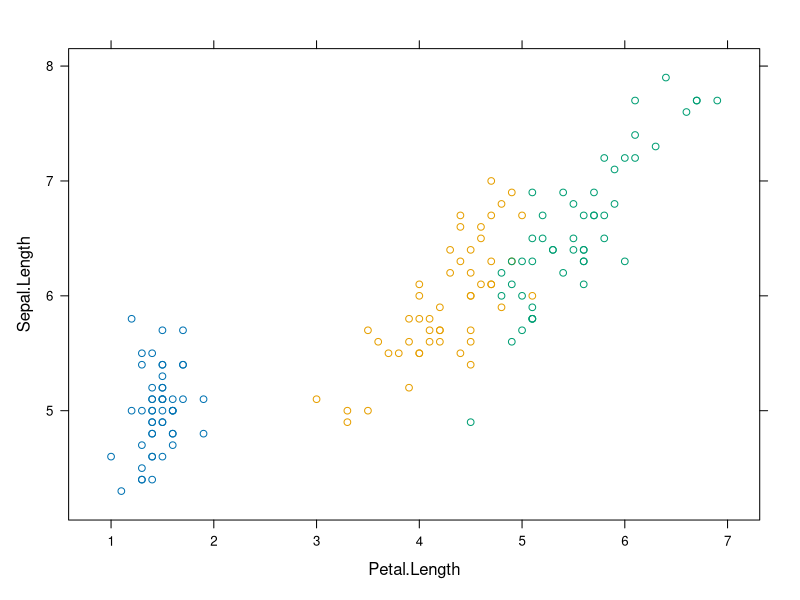
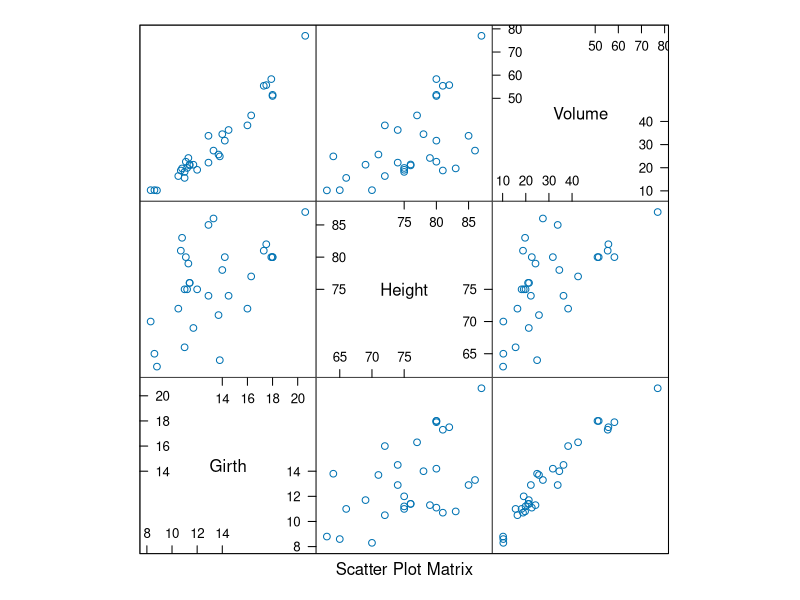
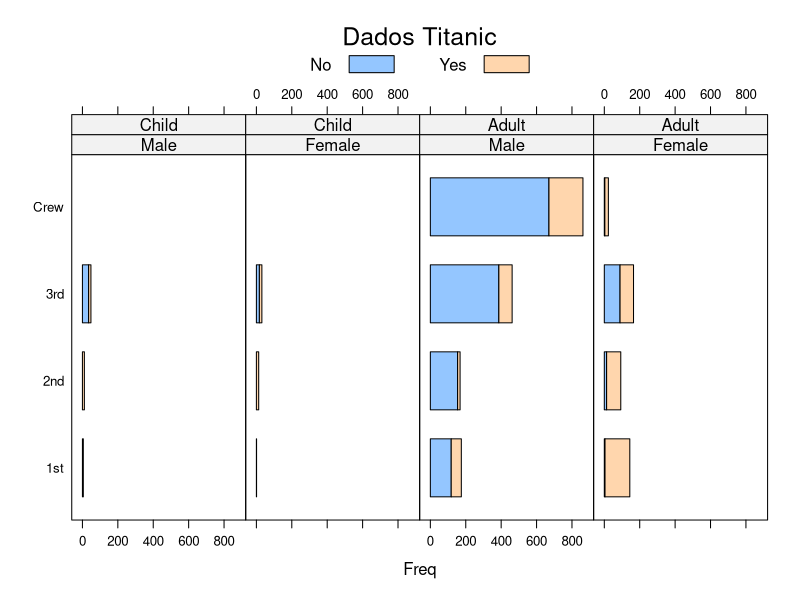
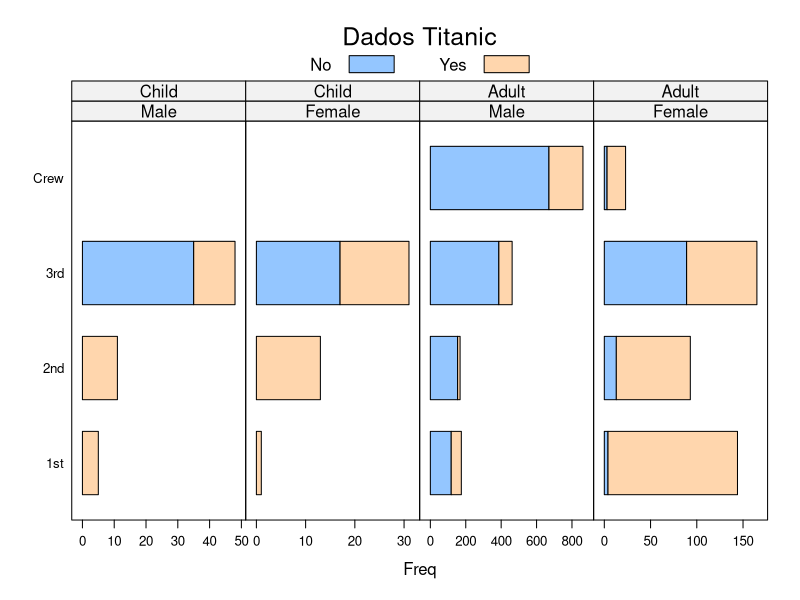
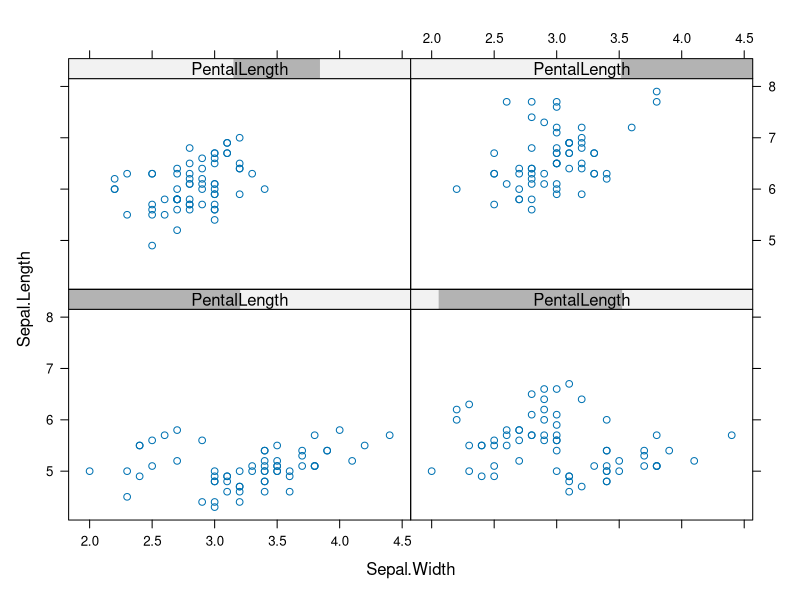
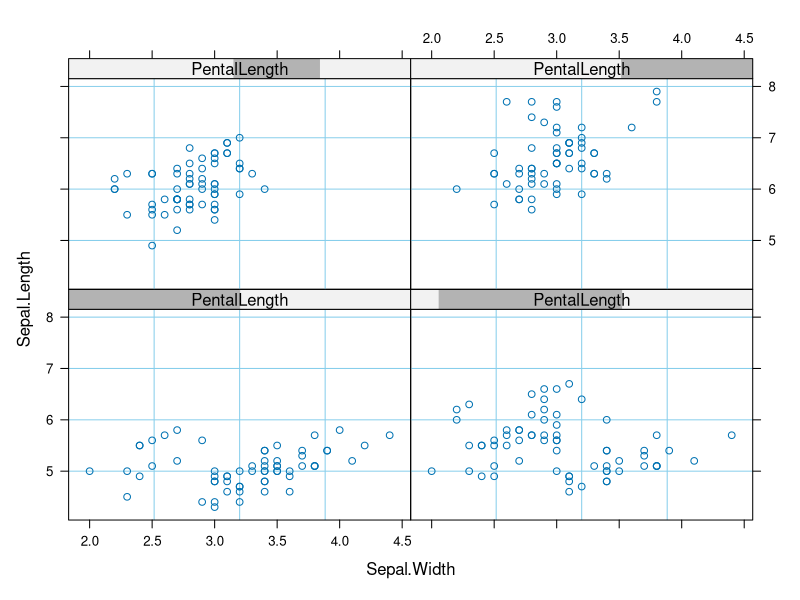
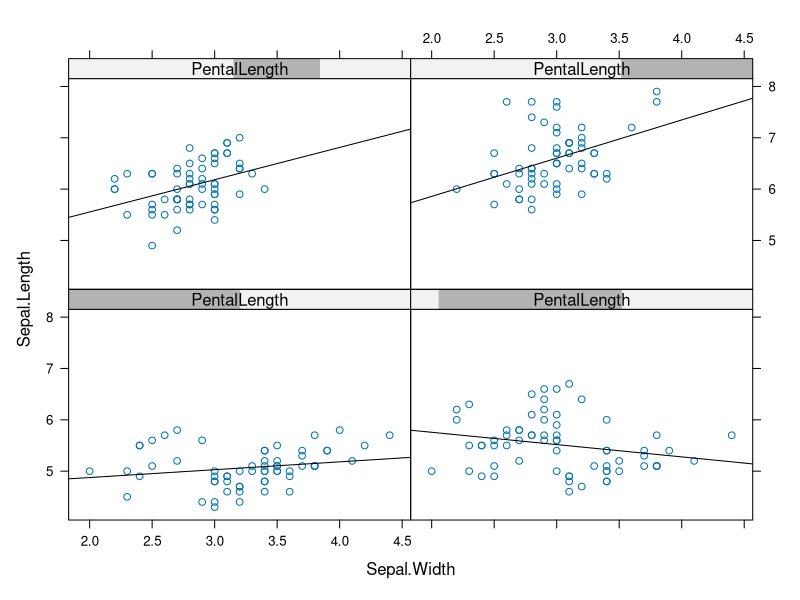
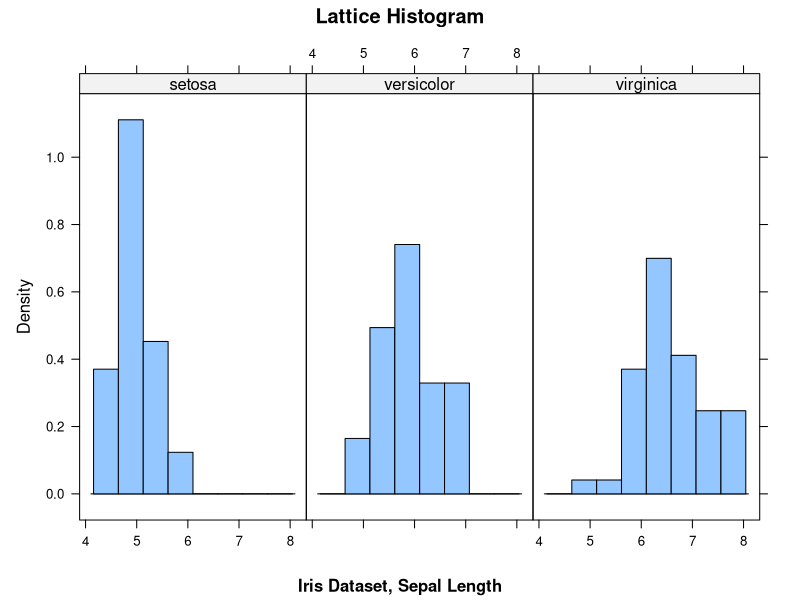

Write R code to recreate these figures, in order.
# ------------------------- LATTICE   ----------------------------#

# O pacote lattice é um sistema de visualização de dados de alto nível poderoso e elegante,
# com enface em dados multivariados.

# Na criação de graficos, condições e agrupamentos são 2 conceitos importantes,
# que nos permite compreender mais facilmente os dados que temos em mãos. O conceito
# por trás do lattice é agrupar os dados e criar visualizações de forma que fique 
# mais fácil bucar por padrões

install.packages("lattice")
library(lattice)
attach(iris)

xyplot(data = iris, groups = Species, Sepal.Length ~ Petal.Length)

# ScatterPlot
splom(trees)

?Titanic

barchart(Class ~ Freq | Sex + Age, data= as.data.frame(Titanic),
         groups= Survived, stack=T, layout=c(4,1),
         auto.key=list(title="Dados Titanic", columns=2))

barchart(Class ~ Freq | Sex + Age, data= as.data.frame(Titanic),
         groups= Survived, stack=T, layout=c(4,1),
         auto.key=list(title="Dados Titanic", columns=2),
         scales=list(x="free"))

x = equal.count(rivers)
x

PentalLength <- equal.count(iris$Petal.Length, 4)
PentalLength

xyplot(Sepal.Length~Sepal.Width | PentalLength, data=iris)

xyplot(Sepal.Length~Sepal.Width | PentalLength, data=iris, # Esses Três pontinhos significa: que vc não sabe quantos parametros irá passar 
       panel = function(...){
         panel.grid(h=-1, col.line="skyblue")
         panel.xyplot(...)})


xyplot(Sepal.Length~Sepal.Width | PentalLength, data=iris,
       panel = function(x,y,...){
         panel.xyplot(x,y,...)
         mylm <- lm(y~x)
         panel.abline(mylm)})

histogram(~Sepal.Length | Species, xlab = "",
          data=iris, layout=c(3,1), type = "density",
          main="Lattice Histogram", sub="Iris Dataset, Sepal Length")

qqmath(~Sepal.Length | Species, data=iris, distribution = qunif)

# BoxPlot
bwplot(Species~Sepal.Length, data=iris)

# ViolinPlot
bwplot(Species~Sepal.Length, data = iris,
       panel = panel.violin)

par(mfrow=c(1,3))

cyls <- split(mtcars, mtcars$cyl)

for (ii in 1:length(cyls)) {
  tmpdf <- cyls[[ii]]
  sname <- names(cyls)[ii]
  plot(tmpdf$wt, tmpdf$mpg,
       main=paste("MPG vs Wt", sname, "Cyl"),
       ylim=c(0,40), xlab="Wt / 1,000",
       ylab="MPG", pch=19, col="blue")
  grid()
}


